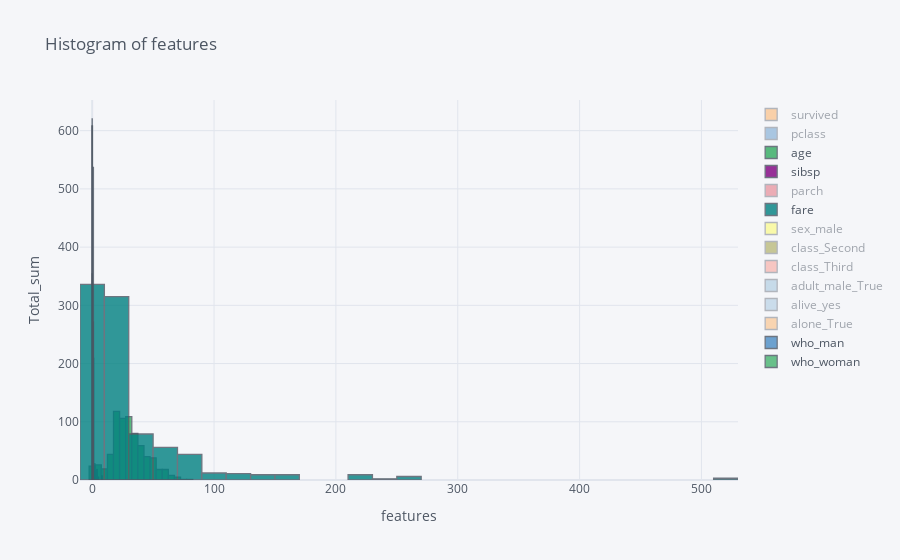

Notebook code cell kept with this figure:
### Code cell
total_data.iplot(kind="histogram", xTitle='features', yTitle='Total_sum', title='Histogram of features', bins=30)

### Figure 1 — Plotly figure (JSON) as saved in the notebook; plotly's stock layout.template omitted (floating-point values rounded to 4 significant figures; data arrays with more than 128 entries replaced by an {"elided": "..."} marker saying what was removed)
{"data": [{"histfunc": "count", "histnorm": "", "marker": {"color": "rgba(255, 153, 51, 1.0)", "line": {"color": "#4D5663", "width": 1.3}}, "name": "survived", "nbinsx": 30, "opacity": 0.8, "orientation": "v", "type": "histogram", "visible": "legendonly", "x": {"elided": "891 int values"}}, {"histfunc": "count", "histnorm": "", "marker": {"color": "rgba(55, 128, 191, 1.0)", "line": {"color": "#4D5663", "width": 1.3}}, "name": "pclass", "nbinsx": 30, "opacity": 0.8, "orientation": "v", "type": "histogram", "visible": "legendonly", "x": {"elided": "891 int values"}}, {"histfunc": "count", "histnorm": "", "marker": {"color": "rgba(50, 171, 96, 1.0)", "line": {"color": "#4D5663", "width": 1.3}}, "name": "age", "nbinsx": 30, "opacity": 0.8, "orientation": "v", "type": "histogram", "x": {"elided": "891 float values"}}, {"histfunc": "count", "histnorm": "", "marker": {"color": "rgba(128, 0, 128, 1.0)", "line": {"color": "#4D5663", "width": 1.3}}, "name": "sibsp", "nbinsx": 30, "opacity": 0.8, "orientation": "v", "type": "histogram", "x": {"elided": "891 int values"}}, {"histfunc": "count", "histnorm": "", "marker": {"color": "rgba(219, 64, 82, 1.0)", "line": {"color": "#4D5663", "width": 1.3}}, "name": "parch", "nbinsx": 30, "opacity": 0.8, "orientation": "v", "type": "histogram", "visible": "legendonly", "x": {"elided": "891 int values"}}, {"histfunc": "count", "histnorm": "", "marker": {"color": "rgba(0, 128, 128, 1.0)", "line": {"color": "#4D5663", "width": 1.3}}, "name": "fare", "nbinsx": 30, "opacity": 0.8, "orientation": "v", "type": "histogram", "x": {"elided": "891 float values"}}, {"histfunc": "count", "histnorm": "", "marker": {"color": "rgba(255, 255, 51, 1.0)", "line": {"color": "#4D5663", "width": 1.3}}, "name": "sex_male", "nbinsx": 30, "opacity": 0.8, "orientation": "v", "type": "histogram", "visible": "legendonly", "x": {"elided": "891 int values"}}, {"histfunc": "count", "histnorm": "", "marker": {"color": "rgba(128, 128, 0, 1.0)", "line": {"color": "#4D5663", "width": 1.3}}, "name": "class_Second", "nbinsx": 30, "opacity": 0.8, "orientation": "v", "type": "histogram", "visible": "legendonly", "x": {"elided": "891 int values"}}, {"histfunc": "count", "histnorm": "", "marker": {"color": "rgba(251, 128, 114, 1.0)", "line": {"color": "#4D5663", "width": 1.3}}, "name": "class_Third", "nbinsx": 30, "opacity": 0.8, "orientation": "v", "type": "histogram", "visible": "legendonly", "x": {"elided": "891 int values"}}, {"histfunc": "count", "histnorm": "", "marker": {"color": "rgba(128, 177, 211, 1.0)", "line": {"color": "#4D5663", "width": 1.3}}, "name": "adult_male_True", "nbinsx": 30, "opacity": 0.8, "orientation": "v", "type": "histogram", "visible": "legendonly", "x": {"elided": "891 int values"}}, {"histfunc": "count", "histnorm": "", "marker": {"color": "rgba(128, 177, 211, 0.8999999999999999)", "line": {"color": "#4D5663", "width": 1.3}}, "name": "alive_yes", "nbinsx": 30, "opacity": 0.8, "orientation": "v", "type": "histogram", "visible": "legendonly", "x": {"elided": "891 int values"}}, {"histfunc": "count", "histnorm": "", "marker": {"color": "rgba(255, 153, 51, 0.8999999999999999)", "line": {"color": "#4D5663", "width": 1.3}}, "name": "alone_True", "nbinsx": 30, "opacity": 0.8, "orientation": "v", "type": "histogram", "visible": "legendonly", "x": {"elided": "891 int values"}}, {"histfunc": "count", "histnorm": "", "marker": {"color": "rgba(55, 128, 191, 0.8999999999999999)", "line": {"color": "#4D5663", "width": 1.3}}, "name": "who_man", "nbinsx": 30, "opacity": 0.8, "orientation": "v", "type": "histogram", "x": {"elided": "891 int values"}}, {"histfunc": "count", "histnorm": "", "marker": {"color": "rgba(50, 171, 96, 0.8999999999999999)", "line": {"color": "#4D5663", "width": 1.3}}, "name": "who_woman", "nbinsx": 30, "opacity": 0.8, "orientation": "v", "type": "histogram", "x": {"elided": "891 int values"}}], "layout": {"autosize": true, "barmode": "overlay", "legend": {"bgcolor": "#F5F6F9", "font": {"color": "#4D5663"}}, "paper_bgcolor": "#F5F6F9", "plot_bgcolor": "#F5F6F9", "title": {"font": {"color": "#4D5663"}, "text": "Histogram of features"}, "xaxis": {"autorange": true, "gridcolor": "#E1E5ED", "range": [-10, 530], "showgrid": true, "tickfont": {"color": "#4D5663"}, "title": {"font": {"color": "#4D5663"}, "text": "features"}, "type": "linear", "zerolinecolor": "#E1E5ED"}, "yaxis": {"autorange": true, "gridcolor": "#E1E5ED", "range": [0, 652.6], "showgrid": true, "tickfont": {"color": "#4D5663"}, "title": {"font": {"color": "#4D5663"}, "text": "Total_sum"}, "zerolinecolor": "#E1E5ED"}}}
